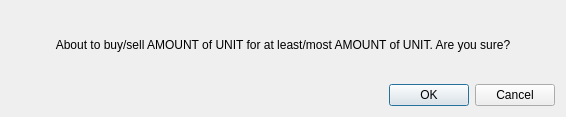
<?xml version="1.0" encoding="UTF-8"?>
<ui version="4.0">
 <class>Dialog</class>
 <widget class="QDialog" name="Dialog">
  <property name="geometry">
   <rect>
    <x>0</x>
    <y>0</y>
    <width>566</width>
    <height>117</height>
   </rect>
  </property>
  <property name="sizePolicy">
   <sizepolicy hsizetype="Fixed" vsizetype="Fixed">
    <horstretch>0</horstretch>
    <verstretch>0</verstretch>
   </sizepolicy>
  </property>
  <property name="windowTitle">
   <string>Order Confirmation</string>
  </property>
  <property name="modal">
   <bool>true</bool>
  </property>
  <layout class="QVBoxLayout" name="verticalLayout">
   <item>
    <widget class="QLabel" name="label">
     <property name="text">
      <string>About to buy/sell AMOUNT of UNIT for at least/most AMOUNT of UNIT. Are you sure?</string>
     </property>
     <property name="alignment">
      <set>Qt::AlignCenter</set>
     </property>
     <property name="wordWrap">
      <bool>true</bool>
     </property>
    </widget>
   </item>
   <item>
    <widget class="QDialogButtonBox" name="buttonBox">
     <property name="orientation">
      <enum>Qt::Horizontal</enum>
     </property>
     <property name="standardButtons">
      <set>QDialogButtonBox::Cancel|QDialogButtonBox::Ok</set>
     </property>
    </widget>
   </item>
  </layout>
 </widget>
 <resources/>
 <connections>
  <connection>
   <sender>buttonBox</sender>
   <signal>accepted()</signal>
   <receiver>Dialog</receiver>
   <slot>accept()</slot>
   <hints>
    <hint type="sourcelabel">
     <x>248</x>
     <y>254</y>
    </hint>
    <hint type="destinationlabel">
     <x>157</x>
     <y>274</y>
    </hint>
   </hints>
  </connection>
  <connection>
   <sender>buttonBox</sender>
   <signal>rejected()</signal>
   <receiver>Dialog</receiver>
   <slot>reject()</slot>
   <hints>
    <hint type="sourcelabel">
     <x>316</x>
     <y>260</y>
    </hint>
    <hint type="destinationlabel">
     <x>286</x>
     <y>274</y>
    </hint>
   </hints>
  </connection>
 </connections>
</ui>
